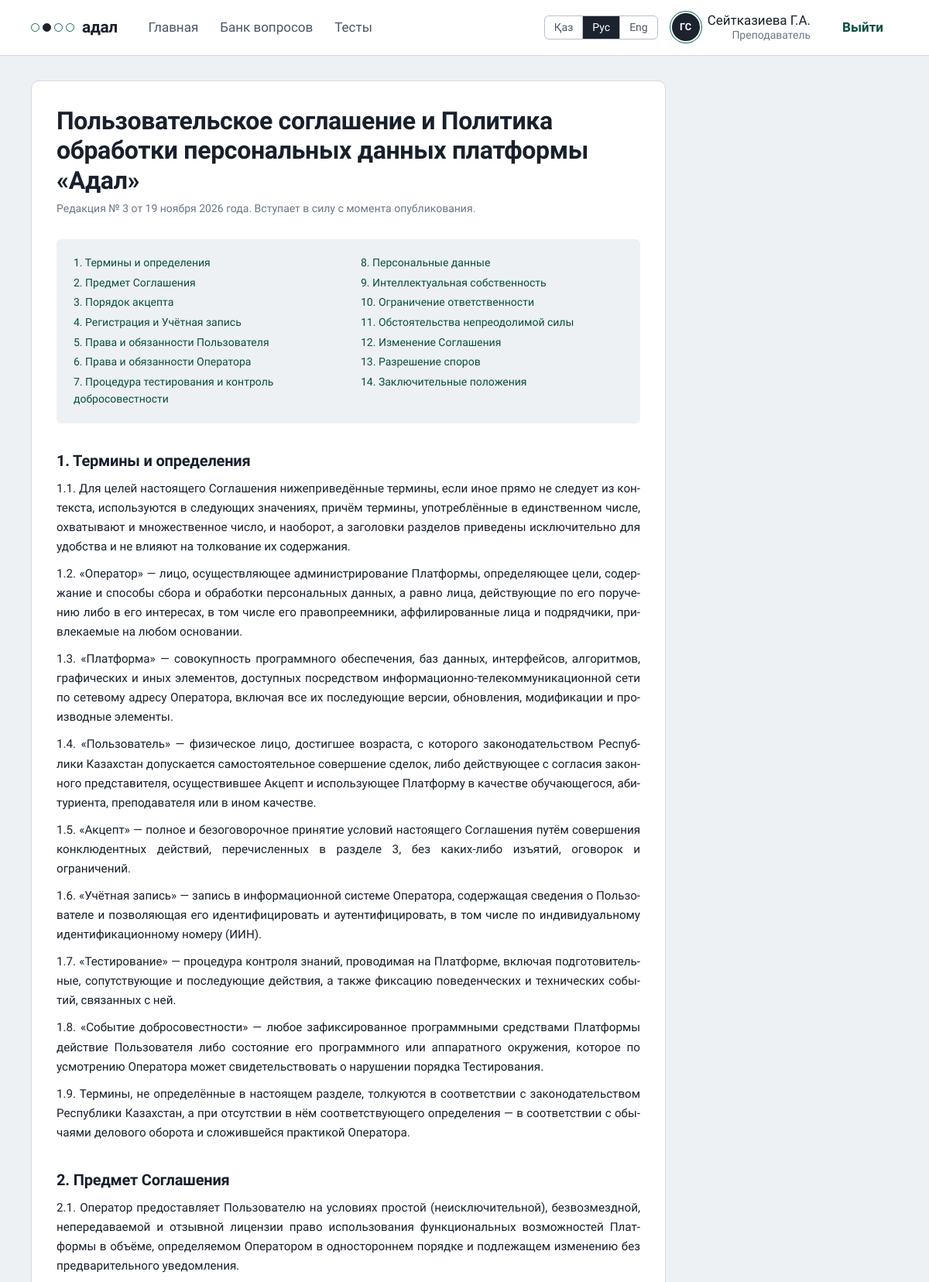
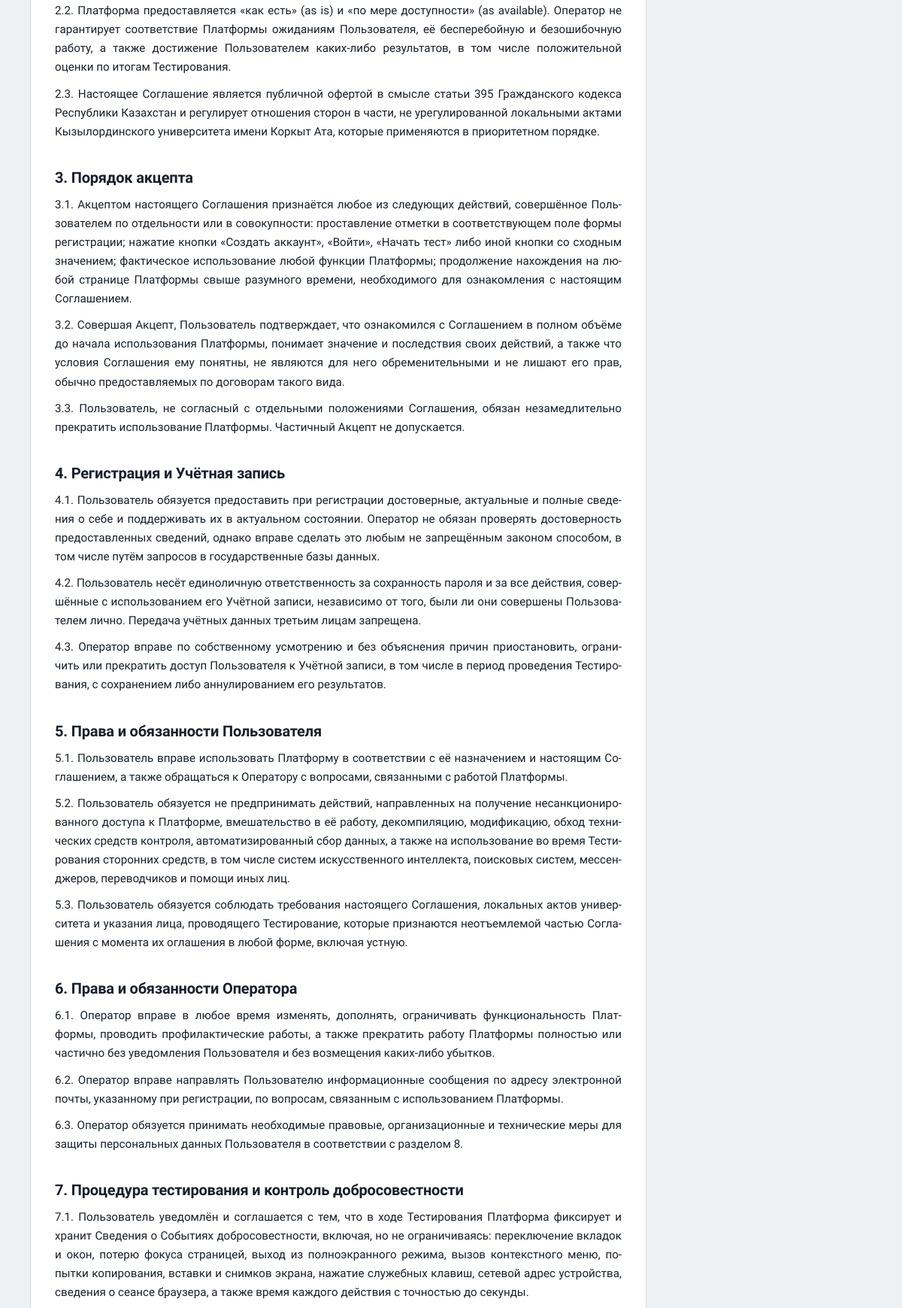
Page /accounts/rules/ (signed in, upper part) on the committed database (2 pictures, top to bottom).
### accounts/models.py (models this page shows, shortened)
class User(AbstractBaseUser, PermissionsMixin):
    class Role(models.TextChoices):
        STUDENT = "student", _("Студент")
        TEACHER = "teacher", _("Преподаватель")
        ADMIN = "admin", _("Администратор")
    class Degree(models.TextChoices):
        BACHELOR = "bachelor", _("Бакалавриат")
        MASTER = "master", _("Магистратура")
        DOCTOR = "doctor", _("Докторантура")
    class ApplicationType(models.TextChoices):
        FIRST = "first", _("Первое высшее образование")
        SHORT = "short", _("Сокращённая программа (на базе ТиПО)")
        SECOND = "second", _("Второе высшее образование")
    class DocType(models.TextChoices):
        ID_CARD = "id_card", _("Удостоверение личности РК")
        PASSPORT = "passport", _("Паспорт")
        RESIDENCE = "residence", _("Вид на жительство")
    class Language(models.TextChoices):
        KAZAKH = "kk", _("Қазақша")
        RUSSIAN = "ru", _("Русский")
        ENGLISH = "en", "English"
    iin = models.CharField(_("ИИН"), max_length=12, unique=True)
    first_name = models.CharField(_("Имя"), max_length=80)
    last_name = models.CharField(_("Фамилия"), max_length=80)
    patronymic = models.CharField(_("Отчество"), max_length=80, blank=True)
    email = models.EmailField(_("Эл. почта"), blank=True)
    role = models.CharField(_("Роль"), max_length=10, choices=Role.choices, default=Role.STUDENT)
    group = models.CharField(_("Группа"), max_length=30, blank=True)
    interface_language = models.CharField(
        _("Язык интерфейса"), max_length=2, choices=Language.choices, default=Language.RUSSIAN)
    degree = models.CharField(_("Академическая степень"), max_length=10,
                              choices=Degree.choices, default=Degree.BACHELOR)
    application_type = models.CharField(_("Заявление"), max_length=10,
                                        choices=ApplicationType.choices, default=ApplicationType.FIRST)
    citizenship = models.CharField(_("Страна"), max_length=60, default="Казахстан")
    doc_type = models.CharField(_("Документ"), max_length=10, choices=DocType.choices,
                                default=DocType.ID_CARD)
    doc_number = models.CharField(_("Номер документа"), max_length=20, blank=True)
    study_language = models.CharField(_("Язык обучения"), max_length=2,
                                      choices=Language.choices, default=Language.KAZAKH)
    birth_date = models.DateField(_("Дата рождения"), null=True, blank=True)
    avatar = models.ImageField(_("Фото профиля"), upload_to="avatars/", blank=True)
    is_active = models.BooleanField(default=True)
    is_staff = models.BooleanField(default=False)
    date_joined = models.DateTimeField(default=timezone.now)
    objects = UserManager()
    USERNAME_FIELD = "iin"
    REQUIRED_FIELDS = ["first_name", "last_name"]
    class Meta:
        verbose_name = _("пользователь")
        verbose_name_plural = _("пользователи")
        ordering = ["last_name", "first_name"]
    @property
    def short_name(self) -> str:
        initials = "".join(f"{p[0]}." for p in (self.first_name, self.patronymic) if p)
        return f"{self.last_name} {initials}".strip()
    @property
    def initials(self) -> str:
        return "".join(p[0] for p in (self.first_name, self.last_name) if p).upper()
    @property
    def is_teacher(self) -> bool:
        return self.role in (self.Role.TEACHER, self.Role.ADMIN)

### accounts/views.py (the view)
# urls.py: path("rules/", views.rules_view, name="rules"),
def rules_view(request):
    return render(request, "accounts/rules.html")

### templates/accounts/rules.html (shortened to what this page needs)
{% extends "base.html" %}
{% load i18n %}
{% block content %}
{% get_current_language as LANG %}
<article class="sheet legal">
  <h1>{% translate "Пользовательское соглашение и Политика обработки персональных данных платформы «Адал»" %}</h1>
  {% if LANG == "kk" %}<div lang="kk">{% include "accounts/rules_kk.html" %}</div>
  {% elif LANG == "en" %}<div lang="en">{% include "accounts/rules_en.html" %}</div>
  {% else %}<div lang="ru">{% include "accounts/rules_ru.html" %}</div>{% endif %}
</article>
{% endblock %}

### templates/base.html (shortened to what this page needs)
{% load static i18n %}{% get_current_language as LANG %}<!doctype html>
<html lang="{{ LANG }}">
<head>
  <link rel="stylesheet" href="{% static 'css/app.css' %}?v=16">
</head>
<body class="{% block body_class %}{% endblock %}">
{% block chrome %}
<header class="topbar">
  <div class="topbar-in">
    <a class="wordmark" href="{% url 'dashboard' %}" aria-label="{% translate 'Адал, главная страница' %}">
      <span class="mark" aria-hidden="true"><i></i><i class="on"></i><i></i><i></i></span>{% translate "адал" %}
    </a>
    {% if user.is_authenticated %}
    {% with path=request.path %}
    <nav class="nav" aria-label="{% translate 'Разделы' %}">
      <a href="{% url 'dashboard' %}" {% if path == '/' %}aria-current="page"{% endif %}>{% translate "Главная" %}</a>
      {% if user.is_teacher %}
      <a href="{% url 'exams:question_list' %}" {% if '/bank/' in path %}aria-current="page"{% endif %}>{% translate "Банк вопросов" %}</a>
      <a href="{% url 'exams:exam_list' %}" {% if '/exams/' in path %}aria-current="page"{% endif %}>{% translate "Тесты" %}</a>
      {% endif %}
    </nav>
    {% endwith %}
    {% endif %}
    <div class="who">
      {% include "_lang.html" %}
      {% if user.is_authenticated %}
      <a class="who-link" href="{% url 'accounts:profile' %}" title="{% translate 'Профиль' %}">
        <span class="avatar" aria-hidden="true">{% if user.avatar %}<img src="{{ user.avatar.url }}" alt="">{% else %}{{ user.initials }}{% endif %}</span>
        <span class="who-name">{{ user.short_name }}<span>{{ user.get_role_display }}{% if user.group %}, {{ user.group }}{% endif %}</span></span>
      </a>
      <form method="post" action="{% url 'accounts:logout' %}">{% csrf_token %}
        <button class="btn btn-quiet logout" type="submit" aria-label="{% translate 'Выйти' %}">
          <span>{% translate "Выйти" %}</span>
        </button>
      </form>
      {% endif %}
    </div>
  </div>
</header>
{% endblock %}
<main class="{% block main_class %}page{% endblock %}">
  {% block content %}{% endblock %}
</main>
</body>
</html>

### static/css/app.css (style rules this page uses)
:root { --paper: #eef1f4; --sheet: #ffffff; --ink: #18202c; --ink-2: #4b5666; --ink-3: #6b7685; --rule: #d3d9e1; --rule-strong: #b7c0cc; --form: #0f6b58; --form-soft: #e3f1ec; --form-deep: #0a4f41; --graphite: #1c232e; --amber: #a85d00; --amber-soft: #fbf0df; --danger: #b0263a; --danger-soft: #fbe9ec; --focus: #2f6fe0; --font-ui: "Golos Text", "Segoe UI", system-ui, sans-serif; --font-read: "PT Serif", Georgia, "Times New Roman", serif; --step--1: 0.875rem; --step-0: 1.0625rem; --step-1: 1.25rem; --step-2: 1.5625rem; --step-3: 2rem; --step-4: 2.75rem; --r-s: 6px; --r-m: 10px; --gutter: clamp(16px, 4vw, 40px); }
*, *::before, *::after { box-sizing: border-box; }
html { -webkit-text-size-adjust: 100%; }
body { margin: 0; background: var(--paper); color: var(--ink); font: 400 var(--step-0)/1.55 var(--font-ui); font-feature-settings: "tnum" 0; }
a { color: var(--form-deep); text-underline-offset: 3px; }
h1, h2, h3 { line-height: 1.2; margin: 0 0 .5em; font-weight: 650; letter-spacing: -0.01em; }
h1 { font-size: var(--step-3); }
.mark { display: inline-flex; gap: 4px; align-items: center; }
.mark i { width: 11px; height: 11px; border-radius: 50%; border: 1.6px solid var(--form); }
.mark i.on { background: var(--graphite); border-color: var(--graphite); }
.wordmark { display: inline-flex; align-items: center; gap: 10px; text-decoration: none; color: var(--ink); font-weight: 700; font-size: 1.3rem; letter-spacing: -0.02em; }
.topbar { background: var(--sheet); border-bottom: 1px solid var(--rule); }
.topbar-in { max-width: 1200px; margin: 0 auto; padding: 12px var(--gutter); display: flex; align-items: center; gap: 28px; flex-wrap: wrap; }
.nav { display: flex; gap: 4px; flex-wrap: wrap; }
.nav a { padding: 8px 12px; border-radius: var(--r-s); text-decoration: none; color: var(--ink-2); font-weight: 500; }
.who { margin-left: auto; display: flex; align-items: center; gap: 14px; }
.who-name { text-align: right; line-height: 1.25; }
.who-name span { display: block; font-size: var(--step--1); color: var(--ink-3); }
.page { max-width: 1200px; margin: 0 auto; padding: 32px var(--gutter) 64px; }
.btn { display: inline-flex; align-items: center; justify-content: center; gap: 8px; min-height: 44px; padding: 0 18px; border-radius: var(--r-s); border: 1.5px solid var(--rule-strong); background: var(--sheet); color: var(--ink); font: 600 var(--step-0)/1 var(--font-ui); text-decoration: none; cursor: pointer; }
.btn-quiet { border-color: transparent; background: transparent; color: var(--form-deep); }
.sheet { background: var(--sheet); border: 1px solid var(--rule); border-radius: var(--r-m); padding: clamp(20px, 3vw, 32px); }
.avatar { position: relative; flex: none; display: grid; place-items: center; overflow: hidden; width: 36px; height: 36px; border-radius: 50%; background: var(--graphite); color: #fff; font-weight: 600; font-size: 0.8rem; letter-spacing: 0.02em; box-shadow: 0 0 0 2px var(--sheet), 0 0 0 3px var(--form); }
.who-link { display: flex; align-items: center; gap: 10px; color: inherit; text-decoration: none; padding: 4px 8px 4px 4px; border-radius: 99px; }

### templates/accounts/rules.html (style rules this page uses)
.legal { max-width: 820px; }
.legal h1 { font-size: var(--step-3); margin-bottom: 6px; }

### rows in the picture
User: initials "ГС", short_name "Сейтказиева Г.А.", role "Преподаватель"
